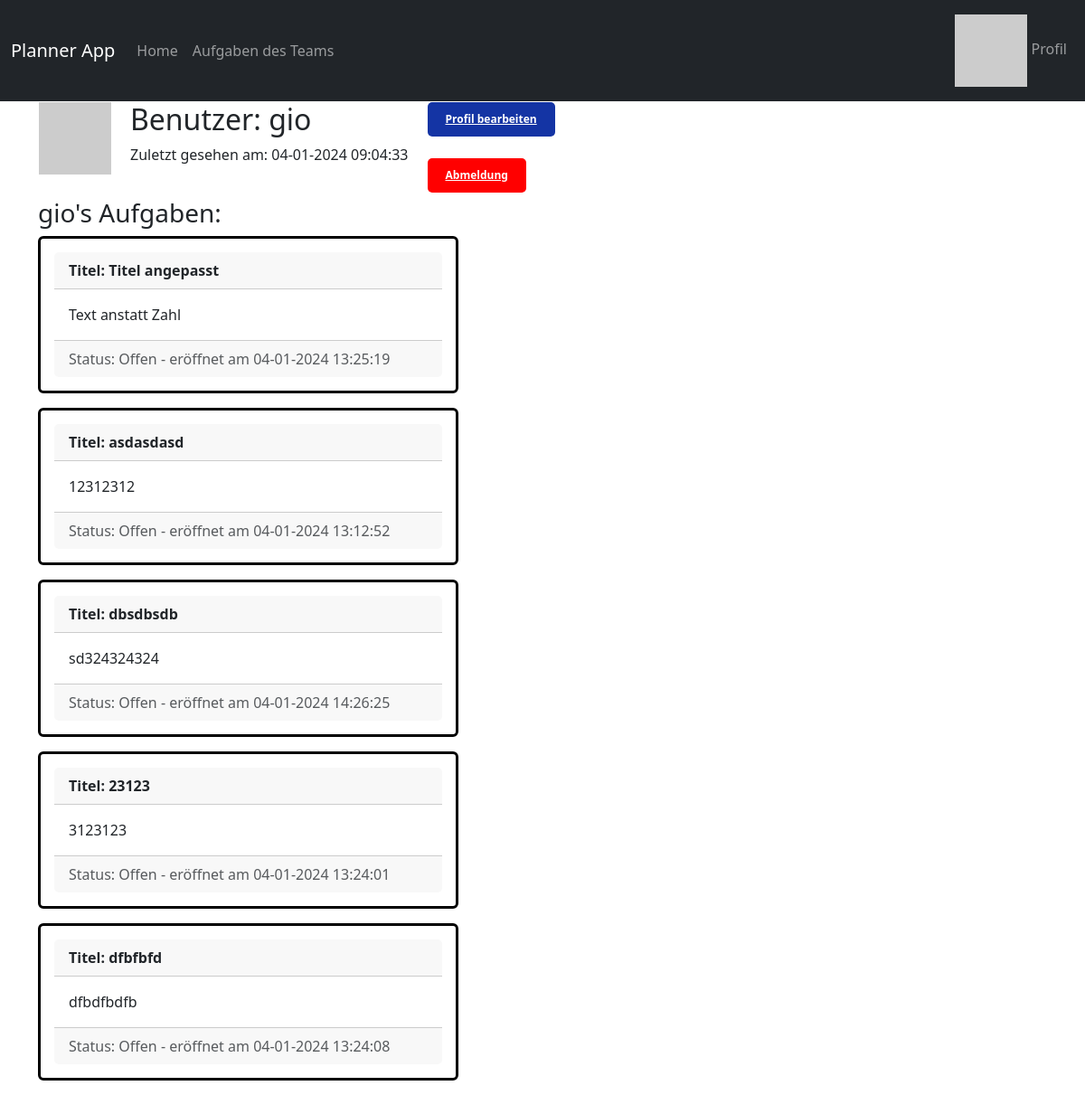
The page /user/gio (signed in) on the database its author committed.
### app/models.py (models this page shows, shortened)
class User(UserMixin, db.Model):
    id = db.Column(db.Integer, primary_key=True)
    username = db.Column(db.String(64), index=True, unique=True)
    email = db.Column(db.String(120), index=True, unique=True)
    todos = db.relationship('Todo', backref='author', lazy='dynamic')
    password_hash = db.Column(db.String(128))
    about_me = db.Column(db.String(140))
    last_seen = db.Column(db.DateTime, default=datetime.utcnow)
    def avatar(self,size):
        digest = md5(self.email.lower().encode('utf-8')).hexdigest()
        return 'https://www.gravatar.com/avatar/{}?d=identicon&s={}'.format(digest,size)

class Todo(db.Model):
    id = db.Column(db.Integer, primary_key=True)
    head = db.Column(db.String(100))
    body = db.Column(db.String(300))
    complete = db.Column(db.Boolean)
    user_id = db.Column(db.Integer, db.ForeignKey('user.id', name='fk_todo_user_id'))
    timestamp = db.Column(db.DateTime, index=True, default=datetime.utcnow)

### app/routes.py (the view)
@app.route('/user/<username>')
@login_required
def user(username):
   user = User.query.filter_by(username=username).first_or_404()
   page = request.args.get('page', 1, type=int)
   todos = Todo.query.filter_by(user_id=current_user.id).all()
   form = EmptyForm()
   return render_template('user.html', user=user, todos=todos,
                           form=form)

### app/models.py (called while the page is built)
@login.user_loader
def load_user(id):
    return User.query.get(int(id))

### app/templates/user.html (shortened to what this page needs)
{% extends "base.html" %}
{% block app_content %}
<table>
    <tr>
        <td valign="top"><img src="{{ user.avatar(128) }}"></td>
        <td style="vertical-align: top; padding-left: 20px;">
            <h2 style="margin-top: 0;">Benutzer: {{ user.username }}</h2>
            {% if user.last_seen %}<p>Zuletzt gesehen am: {{ user.last_seen.strftime('%d-%m-%Y %H:%M:%S') }}</p>{% endif %}
        </td>
        <td style="padding-left: 20px;">
            {% if user == current_user %}
            <a href="{{ url_for('edit_profile') }}" style="color: white; background-color: #1434A4; border-radius: 5px; display: inline-block; padding: 10px 20px; font-size: 12px;"><strong>Profil bearbeiten</strong></a><br /><br />
            <a href="{{ url_for('logout') }}" style="color: white; background-color: #ff0000; border-radius: 5px; display: inline-block; padding: 10px 20px; font-size: 12px;"><strong>Abmeldung</strong></a>
            {% endif %}
        </td>
    </tr>
</table>
<h3 style="margin-top: 5px;">{{ user.username }}'s Aufgaben:</h3>
{% for todo in user.todos %}
        <div class="col-sm-10 col-md-6 col-lg-5 mb-3">
            <div class="card" style="padding: 15px; border: 3px solid black;">
                <div class="card-header">
                    <p class="card-text"><strong>Titel: {{ todo.head }}</strong></p>
                </div>
                <div class="card-body">
                    <p class="card-text">{{ todo.body }}</p>
                </div>
                <div class="card-footer text-muted">
                    Status: Offen - eröffnet am {{ todo.timestamp.strftime('%d-%m-%Y %H:%M:%S') }}
                </div>
            </div>
        </div>
{% endfor %}
{% endblock %}

### app/templates/base.html (shortened to what this page needs)
<!doctype html>
<html lang="de-ch">
<head>
    {% block head %}
    {% block styles %}
    {{ bootstrap.load_css() }}
    {% endblock %}
    {% endblock %}
</head>
<body>
    {% block content %}
    {% block navbar %}
    <nav class="navbar navbar-expand-lg navbar-dark bg-dark">
        <div class="container-fluid">
            <a class="navbar-brand" href="{{ url_for('index') }}">Planner App</a>
            <div class="collapse navbar-collapse" id="navbarToggleExternalContent">
                <ul class="navbar-nav me-auto">
                    <li class="nav-item">
                        <a class="nav-link" href="{{ url_for('index') }}">Home</a>
                    </li>
                    <li class="nav-item">
                        <a class="nav-link" href="{{ url_for('explore') }}">Aufgaben des Teams</a>
                    </li>
                </ul>
                <ul class="navbar-nav ml-auto">
                    {% if current_user.is_anonymous %}
                    <li class="nav-item">
                        <a class="nav-link" href="{{ url_for('login') }}">Anmelden</a>
                    </li>
                    {% else %}
                    <li class="nav-item">
                        <a class="nav-link" href="{{ url_for('user', username=current_user.username) }}">
                            <img src="{{ current_user.avatar(20) }}" alt="Profile Picture"> Profil
                        </a>
                    </li>
                    {% endif %}
                </ul>
            </div>
        </div>
    </nav>
    {% endblock %}
    <div class="container">
        {% block app_content %}{% endblock %}
    </div>
    {% endblock %}
</body>
</html>

### rows shown on the page
User: username "gio", last_seen "04-01-2024 09:04:33"
Todo: head "Titel angepasst", body "Text anstatt Zahl", timestamp "04-01-2024 13:25:19"
Todo: head "asdasdasd", body "12312312", timestamp "04-01-2024 13:12:52"
Todo: head "dbsdbsdb", body "sd324324324", timestamp "04-01-2024 14:26:25"
Todo: head "23123", body "3123123", timestamp "04-01-2024 13:24:01"
Todo: head "dfbfbfd", body "dfbdfbdfb", timestamp "04-01-2024 13:24:08"
